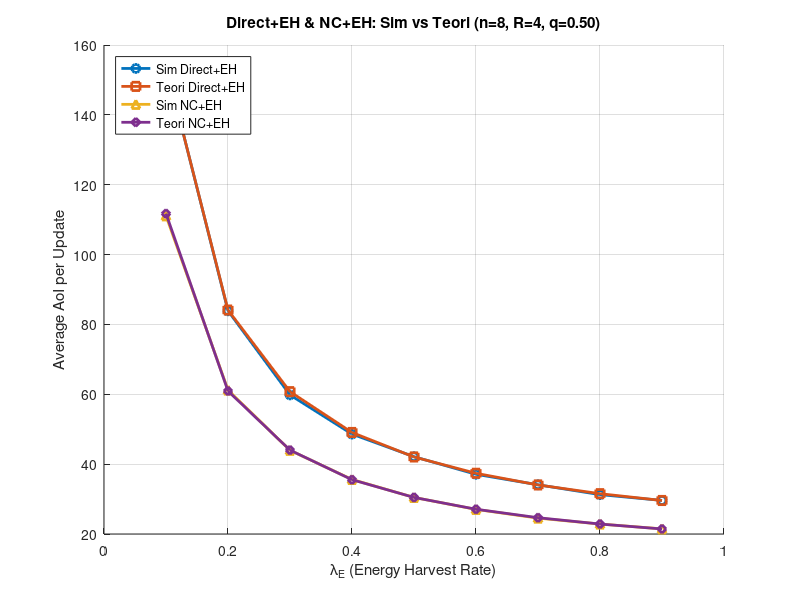

Write the MATLAB code that produced this figure.
clc; clear;


n             = 8;                    
R             = 4;                    
q             = 0.5;                  
lambda_E_vals = 0.1:0.1:0.9;          
num_trials    = 1000;                 
Kmax          = 2000;                 
p             = 1 - q;                


sim_dir    = zeros(size(lambda_E_vals));
sim_nc     = zeros(size(lambda_E_vals));
theory_dir = zeros(size(lambda_E_vals));
theory_nc  = zeros(size(lambda_E_vals));
k_frame    = 1:Kmax;
beta       = n:Kmax;

for li = 1:length(lambda_E_vals)
    lamE = lambda_E_vals(li);
    ED   = 1 + 1/lamE;                

    % Direct+EH 
    tot_dir = 0;
    for tr = 1:num_trials
        bat   = 0;
        slots = 0;
        for pkt = 1:n
            rec = zeros(1,R);
            while any(rec<1)
                if bat
                    bat = 0;
                    rec = rec + (rand(1,R) > q);
                else
                    if rand < lamE, bat = 1; end
                end
                slots = slots + 1;
            end
        end
        tot_dir = tot_dir + slots/2;
    end
    sim_dir(li) = tot_dir/num_trials;

    % NC+EH 
    tot_nc = 0;
    for tr = 1:num_trials
        bat   = 0;
        slots = 0;
        coded = zeros(1,R);
        while any(coded < n)
            if bat
                bat   = 0;
                coded = coded + (rand(1,R) > q);
            else
                if rand < lamE, bat = 1; end
            end
            slots = slots + 1;
        end
        tot_nc = tot_nc + slots/2;
    end
    sim_nc(li) = tot_nc/num_trials;

    % Direct+EH theoric
    EM_dir = sum( 1 - (1 - (1-p).^(k_frame-1)).^R );
    theory_dir(li) = n * EM_dir * ED / 2;

    % NC+EH theoric
    Pfail = binocdf(n-1, beta, p);
    EM_nc = sum( 1 - (1 - Pfail).^R );
    theory_nc(li) = 0.5*(n + EM_nc) * ED;
end


figure; hold on;
plot(lambda_E_vals, sim_dir,    '-o','LineWidth',2,'DisplayName','Sim Direct+EH');
plot(lambda_E_vals, theory_dir, '-s','LineWidth',2,'DisplayName','Teori Direct+EH');
plot(lambda_E_vals, sim_nc,     '-^','LineWidth',2,'DisplayName','Sim NC+EH');
plot(lambda_E_vals, theory_nc,  '-d','LineWidth',2,'DisplayName','Teori NC+EH');
xlabel('\lambda_E (Energy Harvest Rate)');
ylabel('Average AoI per Update');
title(sprintf('Direct+EH & NC+EH: Sim vs Teori (n=%d, R=%d, q=%.2f)',n,R,q));
legend('Location','NorthWest');
grid on;
